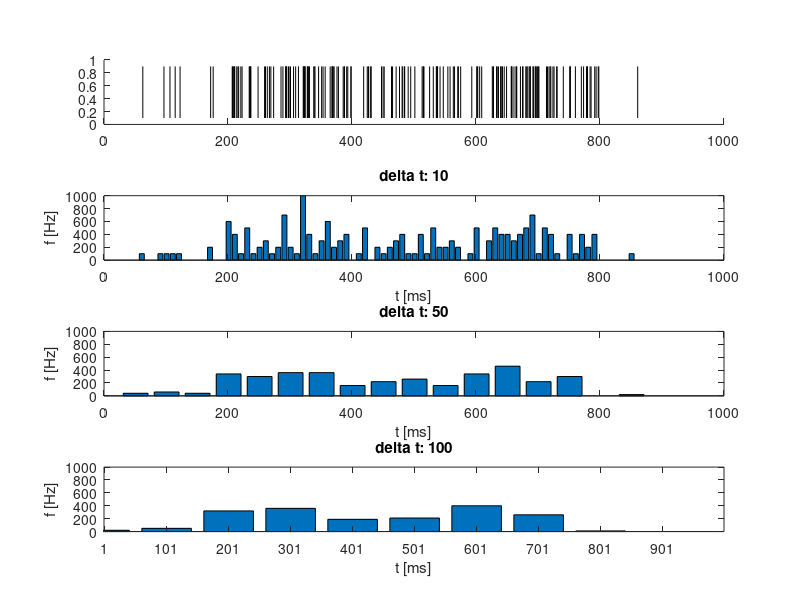
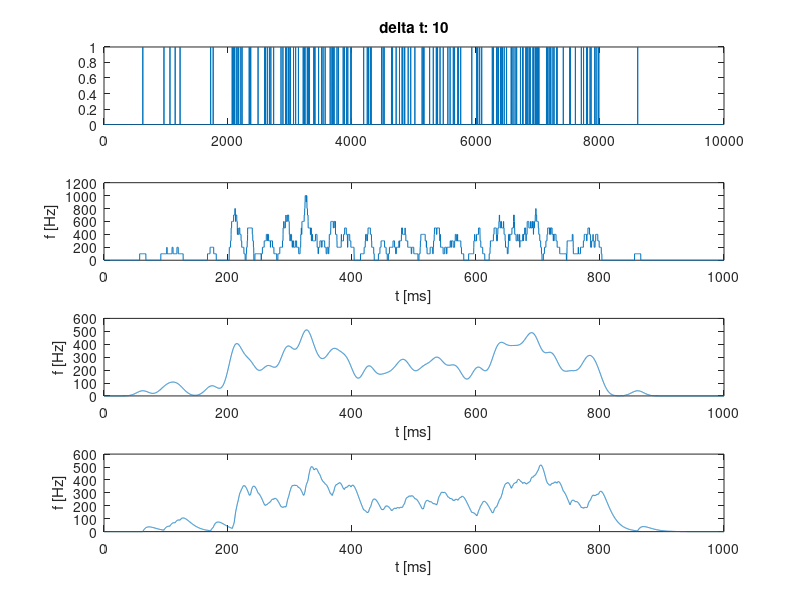
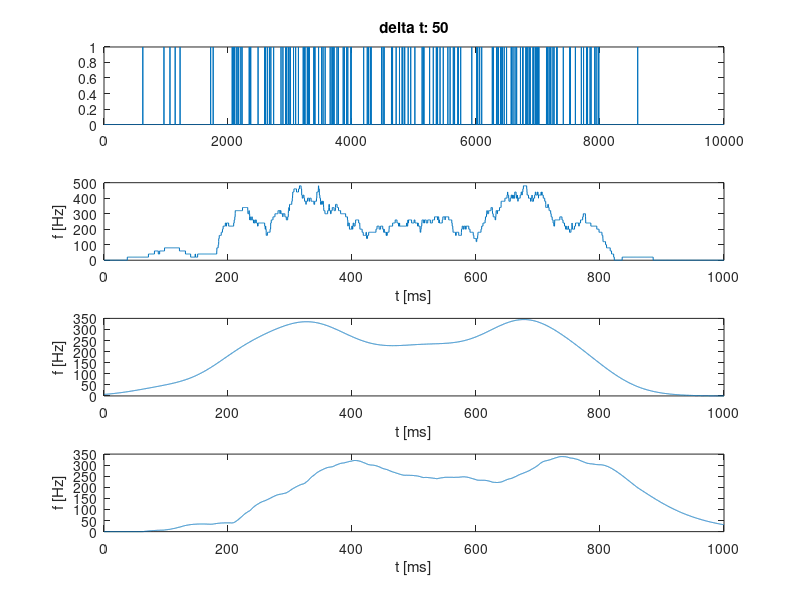
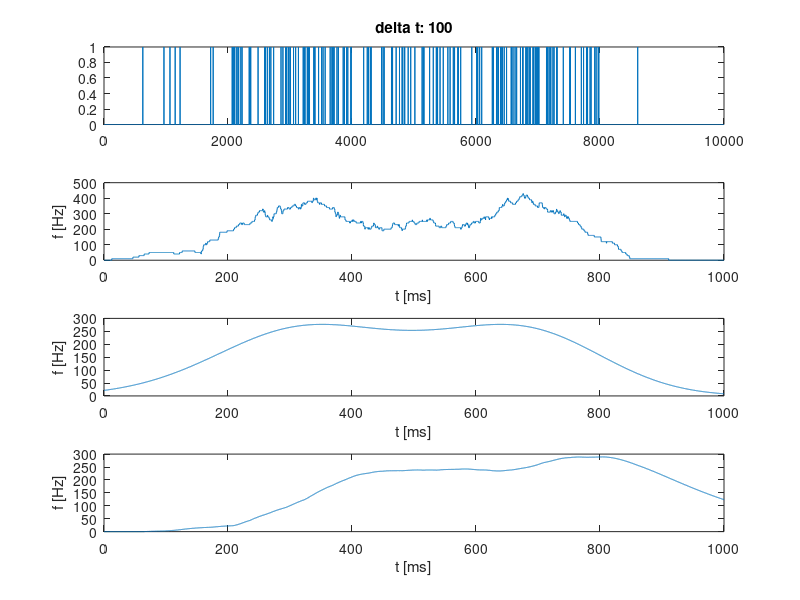

Write MATLAB code to recreate these figures, in order. (Note: this script raises an error after producing the figures.)

%% load data and constants
load ExampleSpikeTimes1


T           = 1000;             % ms
res         = 0.1;              % ms
delta_ts    = [10 50 100];      % ms
time        = 0:res:T;          % ms

%% exercise 1
% first plot the spiketrain
figure(1)
subplot(length(delta_ts)+1, 1, 1)
hold on
for i = 1: length(SpikeTimes)
    plot([SpikeTimes(i) SpikeTimes(i)],[0.1 0.9],'k');
end
axis([0 1000 0 1])
hold off

% spike histograms
for i=1:length(delta_ts)
    subplot(length(delta_ts)+1, 1, i+1)
    
    % compute the histogram
    edges   = 1:delta_ts(i):T;
    n       = histc(SpikeTimes, edges);
    
    % plot and labelling
    bar(edges, (n/delta_ts(i)) * 1000)
    axis([0 1000 0 1000]),
    title(['delta t: ' num2str(delta_ts(i))]);
    xlabel('t [ms]');
    ylabel('f [Hz]');
end


%% exersize 2
% create spiketrain
spiketrain = zeros(T/res, 1);
spiketrain(int16(SpikeTimes/res)) = 1;

% cell array of window functions
% zeros are padded to the alpha function in order to make it a causal filter
rectf = @(t, sig) ones(1, length(find(t<sig))) * 1/sig;
gausf = @(t, sig) (1/sqrt(2*pi*sig)) * exp(-((t-T/2).^2)/(2*sig^2));
alphf = @(t, sig) [zeros(size(t)) abs( ((1/sig)^2 * t) .* exp(-(1/sig) * t ))];
kernelfs = {rectf gausf alphf};

% compute and plot different window functions
for i=1:length(delta_ts)
    figure
    subplot(length(delta_ts)+1, 1, 1)
    plot(spiketrain);
    title(['delta t: ' num2str(delta_ts(i))]);
    
    for j=1:length(kernelfs)
        kernel      = kernelfs{j}(time, delta_ts(i));
        kernel      = kernel/sum(kernel);
        smoothed    = conv(spiketrain, kernel);
        
        % plot convolved spiketrain
        subplot(length(delta_ts)+1, 1, j+1);
        plotrange   = floor(length(kernel)/2):length(smoothed)-(floor(length(kernel)/2))+1;
        plot(time, 10000 * smoothed(plotrange(1:length(time))));
        xlabel('t [ms]');
        ylabel('f [Hz]');
    end
end

%% exercise 3
% spike count rate (is it really that simple or did I misunderstand the question)? I really thought
% about it for a while but don't see what else to do.
T = 1; % 1 second
disp(['spike count rate: r = ' num2str(length(SpikeTimes)/T)' Hz']);


%% finished early 1
% the first task is to try other windows. I do see the point of it. We already had different window
% sizes (bin sizes) and what it showed is that changing the window size is a transition from the
% original signal (very small bin size) over a local averaging to the overall spike count rate.
% I don't understand what other windows could be meant.

% To try a differet kernel function I will use a gabor filter and expect it to work  as a kind of
% edge detection. When comparing it with the the result of the gaussion filter it becomes visible
% what this 'edge detection' for spiketrains means. The single spike in the very end of the
% spiketrain is much more emphasized by the gabor filter. I don't think this filter is biologically
% reasonable. Maybe it could be used when someone is interested in the onset of a neurons firing
% after a certain stimulus. 
lambda      = 50;
gabor       = @(t, sig) exp(-((t-T/2).^2)/(2*sig^2)) .* cos((2*pi*t)/lambda);
kernel      = gabor(time, 10);
kernel      = kernel/sum(kernel);
smoothed    = conv(spiketrain, kernel);

subplot 211
plot(spiketrain)
subplot 212
plotrange   = floor(length(kernel)/2):length(smoothed)-(floor(length(kernel)/2))+1;
plot(time, 10000 * smoothed(plotrange(1:length(time))));


%% finished early 2
% ok, I have to admit that my code is not very flexible. It takes ages when computing it for
% SpikeTimes2 and the range of the plot is messed up. I really don't know why this happens to the
% plotted range. But I guess that the convolution could be speeded up by doing it as a
% multiplication in fourier space.
res     = 0.1;
T       = 10000;    % ms
time    = 0:res:T;          % ms

load ExampleSpikeTimes2

% create spiketrain
spiketrain = zeros(T/res, 1);
spiketrain(int16(SpikeTimes/res)) = 1;

% cell array of window functions
% zeros are padded to the alpha function in order to make it a causal filter
rectf = @(t, sig) ones(1, length(find(t<sig))) * 1/sig;
gausf = @(t, sig) (1/sqrt(2*pi*sig)) * exp(-((t-T/2).^2)/(2*sig^2));
alphf = @(t, sig) [zeros(size(t)) abs( ((1/sig)^2 * t) .* exp(-(1/sig) * t ))];
kernelfs = {rectf gausf alphf};

% compute and plot different window functions
for i=1:1
    figure
    subplot(length(delta_ts)+1, 1, 1)
    plot(spiketrain);
    title(['delta t: ' num2str(delta_ts(i))]);
    
    for j=1:length(kernelfs)
        kernel      = kernelfs{j}(time, delta_ts(i));
        kernel      = kernel/sum(kernel);
        smoothed    = conv(spiketrain, kernel);
        
        % plot convolved spiketrain
        subplot(length(delta_ts)+1, 1, j+1);
        plotrange   = floor(length(kernel)/2):length(smoothed)-(floor(length(kernel)/2))+1;
        plot(time, 10000 * smoothed(plotrange(1:length(time))));
        xlabel('t [ms]');
        ylabel('f [Hz]');
    end
end


%% trial average neural respone functions.
% I don't understand the data structure of ExampleSpikeTimes3.
% It does not contain spiketimes as the values are not monotonously increasing and it also contains
% a lot of NaN!?

